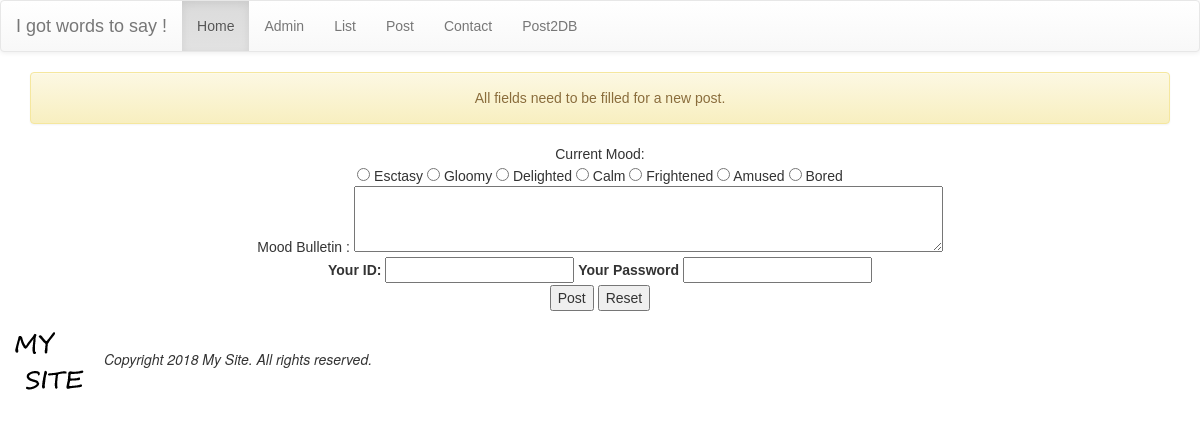
Page /post/ on the committed database.
### mysite/models.py (models this page shows, shortened)
class Mood(models.Model):
	status = models.CharField(max_length=10,null=False)

### mysite/views.py (the view)
# urls.py: url(r'^post/$',views.posting),
def posting(request):
	template = get_template("post.html")
	moods = models.Mood.objects.all()
	message = "All fields need to be filled  for a new post."
	request_context = RequestContext(request)
	request_context.push(locals())
	html = template.render(request_context)
	return HttpResponse(html)

### templates/post.html (shortened to what this page needs)
{% extends "base.html" %}
{% block content %}
	<div class="container" align="center">
		{% if message %}
			<div class="alert alert-warning"> {{ message }} </div>
		{% endif %}
		<form name="my form" action="/" method="GET">
			Current Mood: <br/>
			{% for m in moods %}
				<input type="radio" name="mood" value="{{ m.status }}" > {{ m.status }}
			{% endfor %}
			<br/>
			Mood Bulletin :
			<textarea name="user_post" id="" cols="70" rows="3"></textarea><br>
			<label for="user_id">Your ID:</label>
			<input id="user_id" type="text" name="user_id">
			<label for="user_pass">Your Password</label>
			<input id="user_pass" type="password" name="user_pass"><br/>
			<input type="submit" value="Post">
			<input type="reset" value="Reset">
		</form>
	</div>
{% endblock content %}

### templates/base.html (style rules this page uses)
h1,h2,h3,h4,h5,p,div { font-family: arial }

### rows in the picture
Mood: status "Esctasy"
Mood: status "Gloomy"
Mood: status "Delighted"
Mood: status "Calm"
Mood: status "Frightened"
Mood: status "Amused"
Mood: status "Bored"

### other values in the picture
{{ message }} "All fields need to be filled for a new post."
